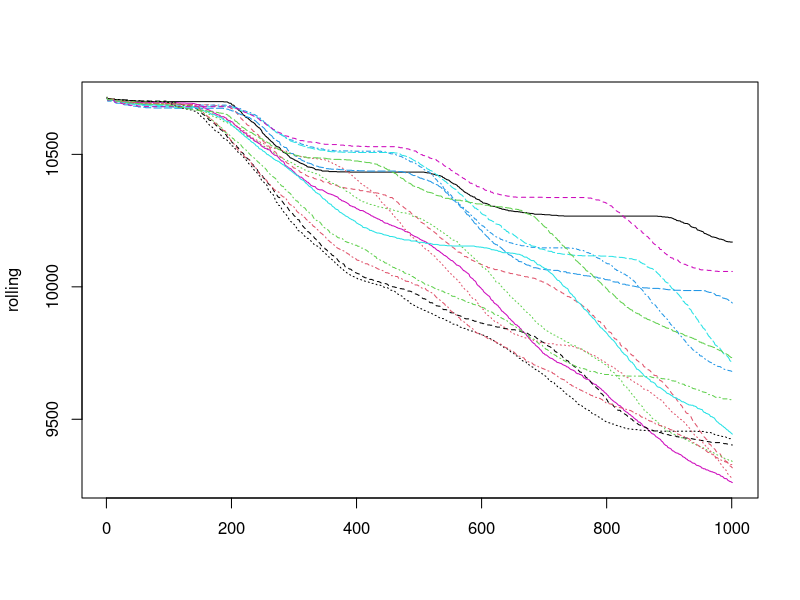
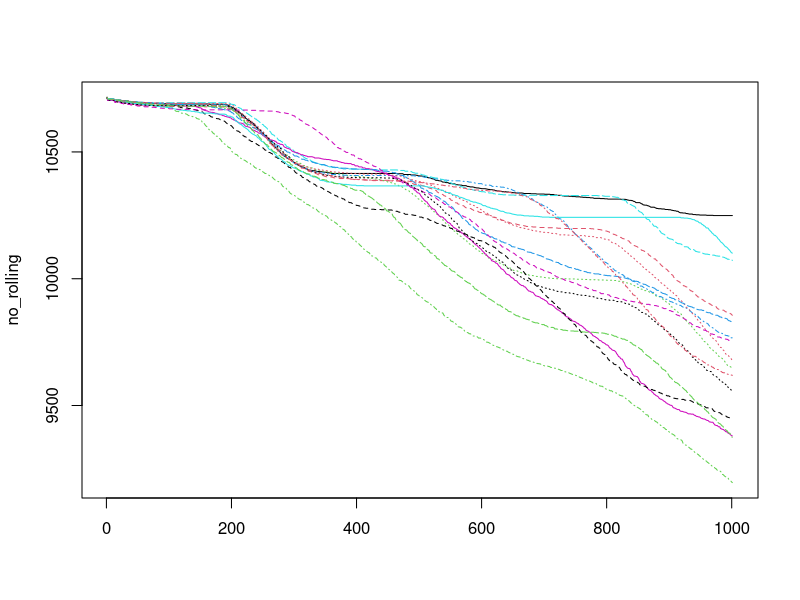
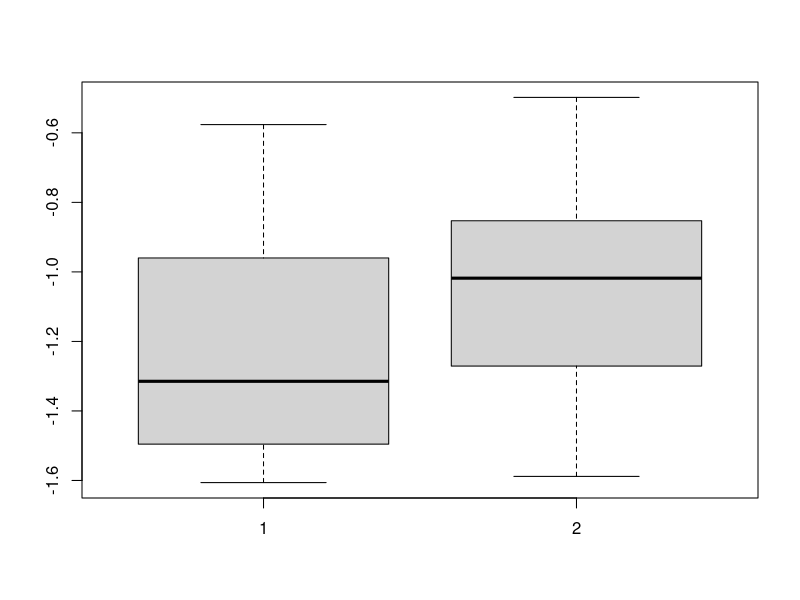

R code for these plots, in order:
setwd("Documents/Studium/Master/VTKCouzinLab")

rolling <- data.frame(t(read.csv("rolling.csv", header = FALSE)))
row.names(rolling) <- NULL

no_rolling <- data.frame(t(read.csv("norolling.csv", header = FALSE)))
row.names(no_rolling) <- NULL

matplot(rolling, type = "l")
matplot(no_rolling,type = "l")

get_rates <- function(data_set){
  rates <- NULL
  start <- NULL
  for(i in 1:ncol(data_set)){
    x = seq(0, nrow(data_set) - 1, by = 1)
    y = data_set[,i]
    mod = lm(y ~ x)
    rates[i] <- mod[[1]][2]
    start[i] <- mod[[1]][1]
  }
  return(data.frame(rates,start))
}

rolling_rates <- get_rates(rolling)
no_rolling_rates <- get_rates(no_rolling)

t.test(rolling_rates$rates, no_rolling_rates$rates)
boxplot(rolling_rates$rates, no_rolling_rates$rates)
